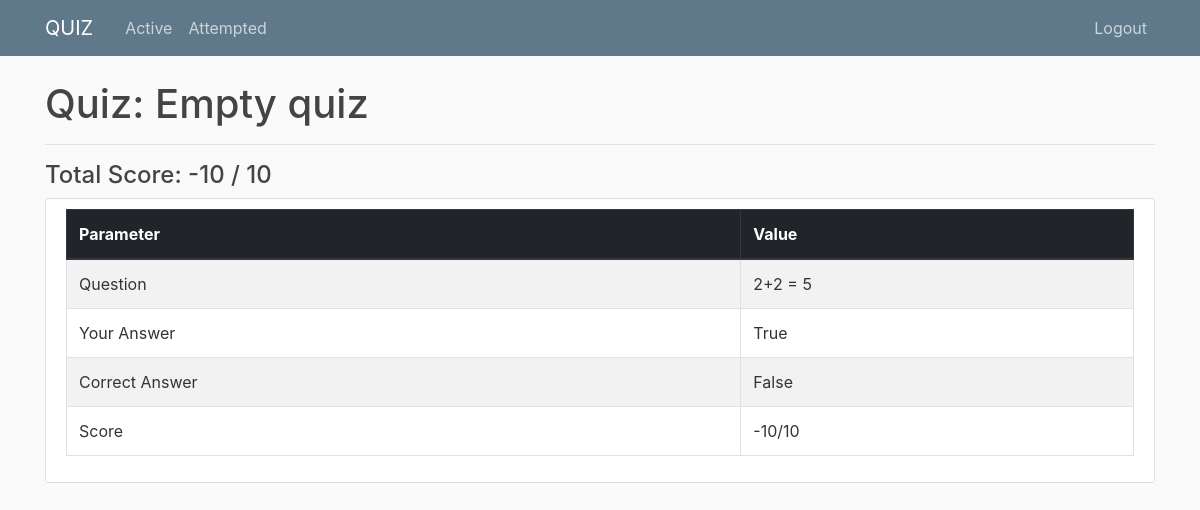
/attempt/26/result/ (signed in), run on the app's committed database.
### quiz/models.py (models this page shows, shortened)
class Questionaire(models.Model):
    title = models.CharField(max_length=100)
    description = models.CharField(max_length=500, blank=True)
    author = models.ForeignKey(User, on_delete=models.CASCADE)

class Response(models.Model):
    question = models.ForeignKey(Question, on_delete=models.CASCADE)
    user = models.ForeignKey(User, on_delete=models.CASCADE)
    def get_score(self):
        if self.question.check_answer(self.TypedResponse.answer):
            return self.question.reward
        else:
            return -self.question.penalty
    def description_dict(self):
        d = {}
        d['Question'] = self.question.question
        d['Your Answer'] = self.TypedResponse.answer
        d['Correct Answer'] = self.question.TypedQuestion.answer
        d['Score'] = f'{self.get_score()}/{self.question.reward}'
        return d
    @property
    def TypedResponse(self):
        try:
            return self.multiplechoiceresponse
        except MultipleChoiceResponse.DoesNotExist:
            pass
        try:
            return self.tfresponse
        except TFResponse.DoesNotExist:
            pass
        try:
            return self.numresponse
        except NumResponse.DoesNotExist:
            pass

class TFResponse(Response):
    answer = models.BooleanField()

class Question(models.Model):
    questionaire = models.ForeignKey(Questionaire, on_delete=models.CASCADE)
    question = models.CharField(max_length=500)
    reward = models.PositiveIntegerField(default=0)
    penalty = models.PositiveIntegerField(default=0)
    def check_answer(self, answer):
        return self.TypedQuestion.answer == answer
    @property
    def TypedQuestion(self):
        try:
            return self.multiplechoicequestion
        except MultipleChoiceQuestion.DoesNotExist:
            pass
        try:
            return self.tfquestion
        except TFQuestion.DoesNotExist:
            pass
        try:
            return self.numquestion
        except NumQuestion.DoesNotExist:
            pass

### quiz/views.py (the view)
# urls.py: path('attempt/<int:pk>/result/', views.quiz_result, name='quiz-result'),
@login_required
def quiz_result(request, pk):
    if request.user.quizuser.user_type != 'QT':
        raise PermissionDenied
    if pk not in [q.pk for q in get_answered_quizzes(request.user)]:
        raise PermissionDenied
    quiz = Questionaire.objects.get(pk=pk)
    responses = Response.objects.filter(
        question__questionaire=quiz, user=request.user)
    responses = [r.TypedResponse for r in responses]
    context = {
        'responses': responses,
        'quiz': quiz,
        'score': sum([r.get_score() for r in responses]),
        'total': sum([r.question.reward for r in responses])
    }
    return render(request, 'quiz/quiz_result.html', context)

### quiz/views.py (called while the page is built)
def get_answered_quizzes(user):
    answered_questions = user.response_set.all()
    answered_quizzes_id = set(
        [q.question.questionaire.pk for q in answered_questions])
    return [Questionaire.objects.get(pk=q) for q in answered_quizzes_id]

### quiz/templates/quiz/quiz_result.html (shortened to what this page needs)
{% extends "quiz/base.html" %}
{% block content %}
<h1>Quiz: {{ quiz.title }}</h1>
<hr>
<h4>Total Score: {{score}} / {{total}}</h4>
{% for response in responses %}
<article class="media content-section">
    <div class="media-body">
        <div class="table-responsive">
            <table class="table table-hover table-bordered table-striped">
                <thead class="thead-dark">
                    <tr>
                        <th scope="col">Parameter</th>
                        <th scope="col">Value</th>
                    </tr>
                </thead>
                <tbody>
                    {% for p,v in response.description_dict.items %}
                    <tr>
                        <td>{{ p }}</td>
                        <td>{{ v }}</td>
                    </tr>
                    {% endfor %}
                </tbody>
            </table>
        </div>
    </div>
</article>
{% endfor %}
{% endblock content %}

### quiz/static/quiz/main.css (style rules this page uses)
body { background: #fafafa; color: #333333; margin-top: 5rem; }
h1, h2, h3, h4, h5, h6 { color: #444444; }
.content-section { background: #ffffff; padding: 10px 20px; border: 1px solid #dddddd; border-radius: 3px; margin-bottom: 20px; }

### data on the page
Questionaire: title "Empty quiz"
TFResponse: description_dict "Question" "Your Answer" "Correct Answer" "Score", description_dict "True" "False" "-10/10"
Question: description_dict "2+2 = 5"

### other printed values
{{ score }} "-10"
{{ total }} "10"
